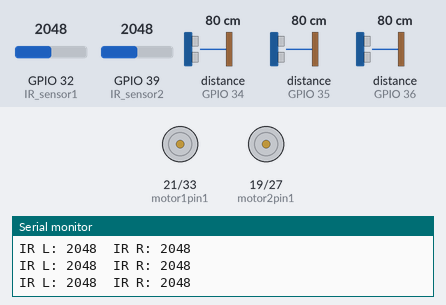
This sketch was run on a simulated ESP32. On the bench: motor-driver pin pairs drawn as motors (green arrow = first pin HIGH = forward, orange = second pin HIGH = backward, longer = more drive, scaled by the enable pin), the last lines printed to the serial monitor. Wiring (inferred from the names in the program): 3 × ultrasonic range finder: trigger GPIO 16, echo GPIO 34 / trigger GPIO 17, echo GPIO 35 / trigger GPIO 18, echo GPIO 36. The test bench sets the inputs (shaded band); at power-on: GPIO 32 (IR_sensor1) = 2048, distance to the obstacle (sensors on GPIO 34, GPIO 35, GPIO 36) 80 cm, GPIO 39 (IR_sensor2) = 2048. The echo pulse lasts 58.3 µs per cm.

Above: at 1.2 s.
1.3 s: GPIO 32 (IR_sensor1) set to 1952
At 2.2 s:
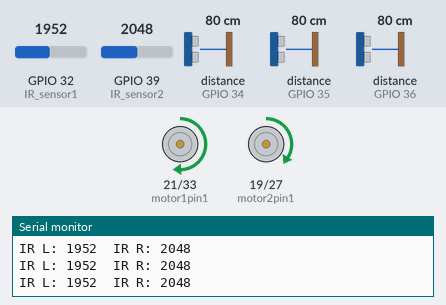
2.9 s: distance to the obstacle (sensor on GPIO 34) set to 23 cm
4.4 s: distance to the obstacle (sensor on GPIO 34) set to 18 cm
At 5.8 s:
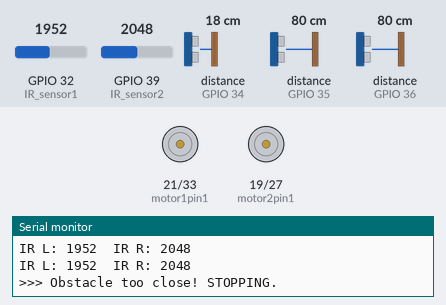
Timing chart, 0 to 7.4 s (numbered marks = the images above; inputs shaded):
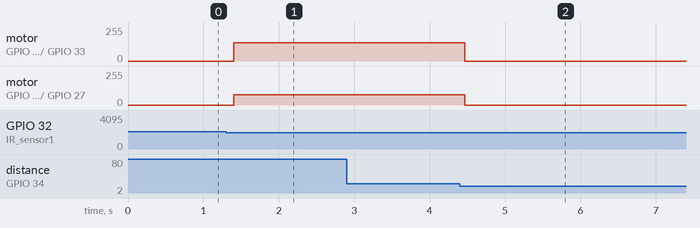

The sketch:

IR_Self_Driving.ino
```cpp
const int IR_sensor1 = 32;
const int IR_sensor2 = 39;

const int threshold = 2000;

// Ultrasonic Pins
const int trig_pin1 = 16;
const int echo_pin1 = 34;

const int trig_pin2 = 17;
const int echo_pin2 = 35;

const int trig_pin3 = 18;
const int echo_pin3 = 36;

int motor1pin1 = 21;
int motor1pin2 = 33;
int pwm1 = 25;
int motor2pin1 = 19;
int motor2pin2 = 27;
int pwm2 = 26;

const int freq = 500;
const int pwmChannel1 = 0;
const int pwmChannel2 = 1;
const int resolution = 8;
int dutyCycle = 138;

void setup() {
  // put your setup code here, to run once:
  Serial.begin(115200);

  // IR sensor
  pinMode(IR_sensor1, INPUT);
  pinMode(IR_sensor2, INPUT);

  // ultrasonic sensor
  pinMode(trig_pin1, OUTPUT);
  pinMode(echo_pin1, INPUT);
  pinMode(trig_pin2, OUTPUT);
  pinMode(echo_pin2, INPUT);
  pinMode(trig_pin3, OUTPUT);
  pinMode(echo_pin3, INPUT);

  // motor control
  pinMode(motor1pin1, OUTPUT);
  pinMode(motor1pin2, OUTPUT);
  pinMode(motor2pin1, OUTPUT);
  pinMode(motor2pin2, OUTPUT);
  pinMode(pwm1, OUTPUT);
  pinMode(pwm2, OUTPUT);

  ledcAttachChannel(pwm1, freq, resolution, pwmChannel1);
  ledcAttachChannel(pwm2, freq, resolution, pwmChannel2);
}

int readIR(int pin) {
  const int samples = 5;
  long sum = 0;
  for (int i = 0; i < samples; i++) {
    sum += analogRead(pin);
    delay(5);
  }
  return sum / samples;
}

long readUltrasonic(int trigPin, int echoPin) {
  digitalWrite(trigPin, LOW);
  delayMicroseconds(2);
  digitalWrite(trigPin, HIGH);
  delayMicroseconds(10);
  digitalWrite(trigPin, LOW);
  long duration = pulseIn(echoPin, HIGH);
  if(duration == 0) return -1;
  long dist = duration * 0.0343 / 2;
  return dist;
}

//–– Helper to fully stop the car ––
void stopCar() {
  // cut all direction lines and PWM
  ledcWrite(pwm1, 0);
  ledcWrite(pwm2, 0);
}

void loop() { // put your main code here, to run repeatedly:

  // Ultrasonic Sensor
  long d1 = readUltrasonic(trig_pin1, echo_pin1);
  long d2 = readUltrasonic(trig_pin2, echo_pin2);
  long d3 = readUltrasonic(trig_pin3, echo_pin3);

  bool obstacle = (d1 > 0 && d1 <= 20)
               || (d2 > 0 && d2 <= 20)
               || (d3 > 0 && d3 <= 20);

  if (obstacle) {
    Serial.println(">>> Obstacle too close! STOPPING.");
    stopCar();

    // block until clear
    do {
      delay(50);
      d1 = readUltrasonic(trig_pin1, echo_pin1);
      d2 = readUltrasonic(trig_pin2, echo_pin2);
      d3 = readUltrasonic(trig_pin3, echo_pin3);
    } while ((d1 > 0 && d1 <= 20)
          || (d2 > 0 && d2 <= 20)
          || (d3 > 0 && d3 <= 20));

    Serial.println(">>> Path clear. Resuming.");
    return;  // start next loop with fresh readings
  }

  // IR Sensor Pin
  int leftVal = readIR(IR_sensor1);
  int rightVal = readIR(IR_sensor2);
  Serial.print("IR L: "); Serial.print(leftVal);
  Serial.print("  IR R: "); Serial.println(rightVal);

  bool stop = false;
  int leftSpeed = dutyCycle;
  int rightSpeed = dutyCycle;

  if(leftVal > threshold && rightVal > threshold) {
    // Motor speed remains the same or return original motor speed
    stop = true;
  } else if (leftVal > threshold) {  // Adjust threshold based on your sensor's output
    // Turn Left
    leftSpeed = dutyCycle / 1.8;
    rightSpeed = dutyCycle;
  } else if(rightVal > threshold) {
    // Turn Right
    leftSpeed = dutyCycle;
    rightSpeed = dutyCycle / 1.8;
    // Serial.println("Object is Black");
  } else {
    leftSpeed = dutyCycle;
    rightSpeed = dutyCycle;
  }

  if(stop) {
    ledcWrite(pwm1, 0);
    ledcWrite(pwm2, 0);
  } else {
    digitalWrite(motor1pin1, HIGH);
    digitalWrite(motor1pin2, LOW);
    digitalWrite(motor2pin1, HIGH);
    digitalWrite(motor2pin2, LOW);

    // Apply PWM speeds:
    ledcWrite(pwm1, leftSpeed);
    ledcWrite(pwm2, rightSpeed);
  }
}
```

Measured:
- the behaviour switches between 2001 and 2000 on GPIO 32 (IR_sensor1) (found by bisection; images 0 and 1)
- the behaviour switches between 21 and 20 cm on distance to the obstacle (sensor on GPIO 34) (found by bisection; images 1 and 2)
- after the input at 1.3 s, motor on GPIO 21 (motor1pin1) / GPIO 33 (motor1pin2): stopped → forward 137/255 after 0.10 s; motor on GPIO 19 (motor2pin1) / GPIO 27 (motor2pin2): stopped → forward 76/255 after 0.10 s
- after the input at 4.4 s, motor on GPIO 21 (motor1pin1) / GPIO 33 (motor1pin2): forward 137/255 → stopped after 0.07 s; motor on GPIO 19 (motor2pin1) / GPIO 27 (motor2pin2): forward 76/255 → stopped after 0.07 s
